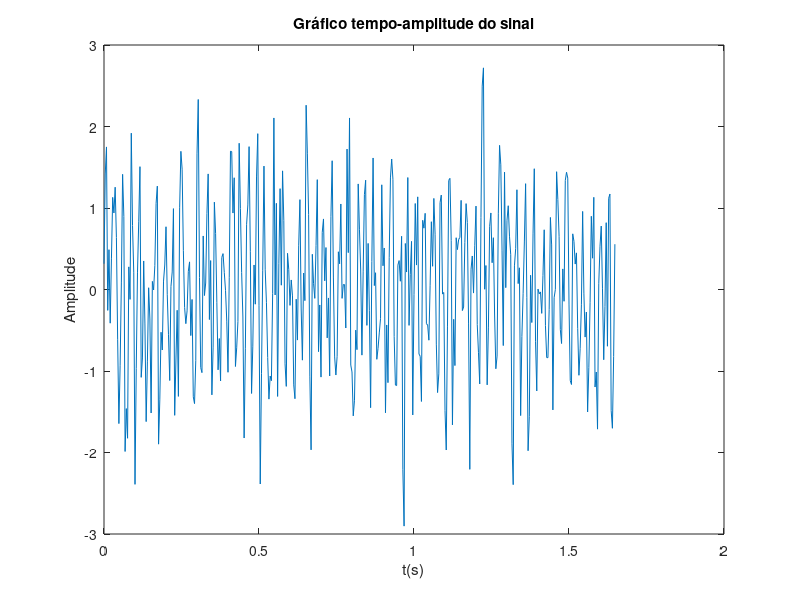
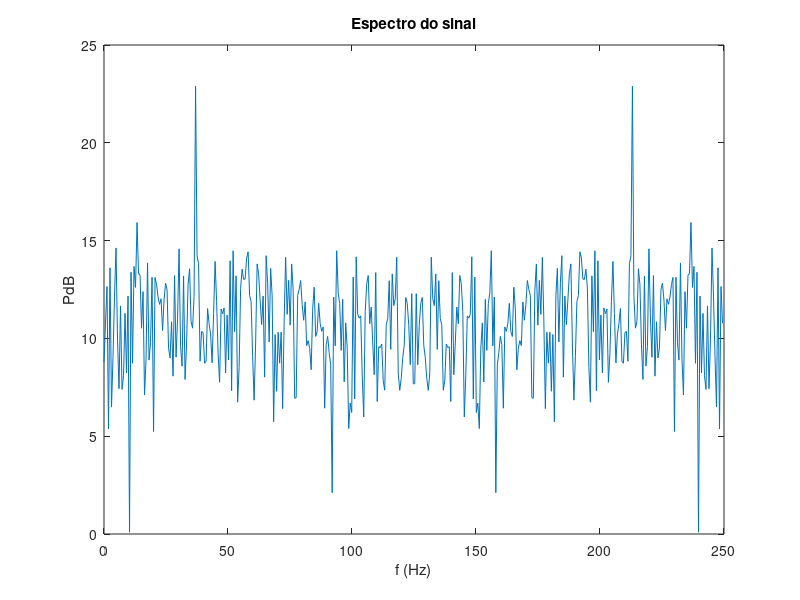

Reproduce these figures in MATLAB, in order.
clear all, close all, clc;
data = importdata('Aula25Mar.mat');
kRr = data.kRr;
qTs = data.qTs;

 qTT = (length(kRr)-1)*qTs; %duração do sinal
 btt = 0:qTs:qTT; %contrução do vector de tempo
 figure();
 plot(btt,kRr);
 title('Gráfico tempo-amplitude do sinal')
 xlabel('t(s)')
 ylabel('Amplitude')
 

dft = abs(fft(kRr));
f = ((1/qTs) * 1/(length(kRr)) * (0:length(kRr)-1))'; %normalização das frequências
figure();
plot(f, 10*log10(dft)');
title('Espectro do sinal')
xlabel('f (Hz)')
ylabel('PdB')
